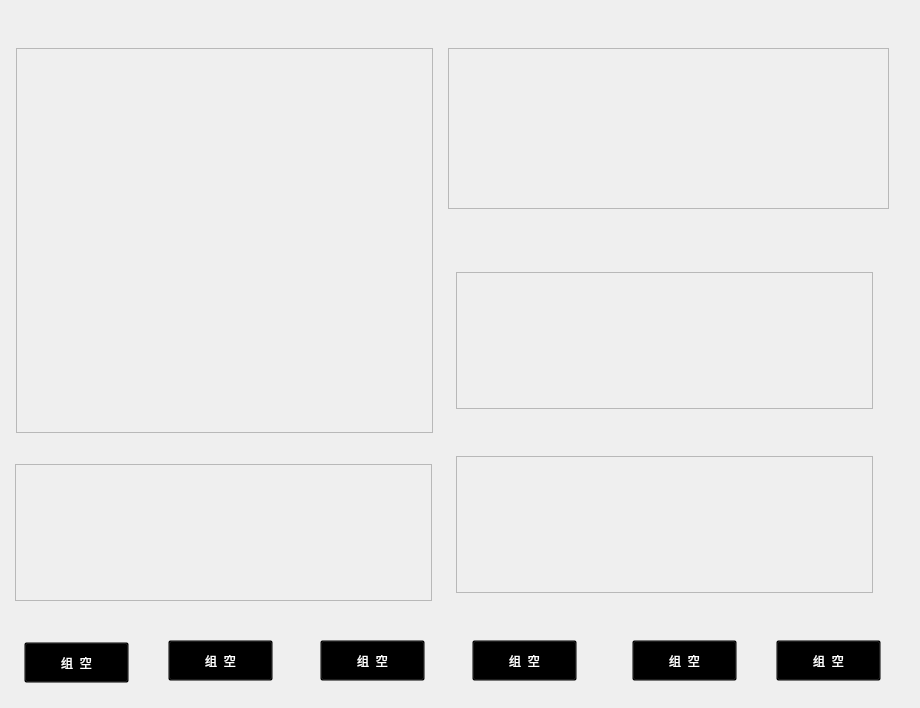
<?xml version="1.0" encoding="UTF-8"?>
<ui version="4.0">
 <class>SystemMonitor</class>
 <widget class="QWidget" name="SystemMonitor">
  <property name="geometry">
   <rect>
    <x>0</x>
    <y>0</y>
    <width>920</width>
    <height>708</height>
   </rect>
  </property>
  <property name="windowTitle">
   <string>Form</string>
  </property>
  <widget class="QPushButton" name="pushButton_2">
   <property name="geometry">
    <rect>
     <x>168</x>
     <y>640</y>
     <width>105</width>
     <height>41</height>
    </rect>
   </property>
   <property name="palette">
    <palette>
     <active>
      <colorrole role="Button">
       <brush brushstyle="SolidPattern">
        <color alpha="0">
         <red>0</red>
         <green>0</green>
         <blue>0</blue>
        </color>
       </brush>
      </colorrole>
      <colorrole role="ButtonText">
       <brush brushstyle="SolidPattern">
        <color alpha="255">
         <red>255</red>
         <green>255</green>
         <blue>255</blue>
        </color>
       </brush>
      </colorrole>
      <colorrole role="Base">
       <brush brushstyle="SolidPattern">
        <color alpha="0">
         <red>0</red>
         <green>0</green>
         <blue>0</blue>
        </color>
       </brush>
      </colorrole>
      <colorrole role="Window">
       <brush brushstyle="SolidPattern">
        <color alpha="0">
         <red>0</red>
         <green>0</green>
         <blue>0</blue>
        </color>
       </brush>
      </colorrole>
     </active>
     <inactive>
      <colorrole role="Button">
       <brush brushstyle="SolidPattern">
        <color alpha="0">
         <red>0</red>
         <green>0</green>
         <blue>0</blue>
        </color>
       </brush>
      </colorrole>
      <colorrole role="ButtonText">
       <brush brushstyle="SolidPattern">
        <color alpha="255">
         <red>255</red>
         <green>255</green>
         <blue>255</blue>
        </color>
       </brush>
      </colorrole>
      <colorrole role="Base">
       <brush brushstyle="SolidPattern">
        <color alpha="0">
         <red>0</red>
         <green>0</green>
         <blue>0</blue>
        </color>
       </brush>
      </colorrole>
      <colorrole role="Window">
       <brush brushstyle="SolidPattern">
        <color alpha="0">
         <red>0</red>
         <green>0</green>
         <blue>0</blue>
        </color>
       </brush>
      </colorrole>
     </inactive>
     <disabled>
      <colorrole role="Button">
       <brush brushstyle="SolidPattern">
        <color alpha="0">
         <red>0</red>
         <green>0</green>
         <blue>0</blue>
        </color>
       </brush>
      </colorrole>
      <colorrole role="ButtonText">
       <brush brushstyle="SolidPattern">
        <color alpha="255">
         <red>190</red>
         <green>190</green>
         <blue>190</blue>
        </color>
       </brush>
      </colorrole>
      <colorrole role="Base">
       <brush brushstyle="SolidPattern">
        <color alpha="0">
         <red>0</red>
         <green>0</green>
         <blue>0</blue>
        </color>
       </brush>
      </colorrole>
      <colorrole role="Window">
       <brush brushstyle="SolidPattern">
        <color alpha="0">
         <red>0</red>
         <green>0</green>
         <blue>0</blue>
        </color>
       </brush>
      </colorrole>
     </disabled>
    </palette>
   </property>
   <property name="styleSheet">
    <string notr="true">font: 16pt &quot;Ubuntu&quot;;
border-image: url(:/UI/Frame/按键.png);</string>
   </property>
   <property name="text">
    <string>组  空</string>
   </property>
  </widget>
  <widget class="QPushButton" name="pushButton_3">
   <property name="geometry">
    <rect>
     <x>320</x>
     <y>640</y>
     <width>105</width>
     <height>41</height>
    </rect>
   </property>
   <property name="palette">
    <palette>
     <active>
      <colorrole role="Button">
       <brush brushstyle="SolidPattern">
        <color alpha="0">
         <red>0</red>
         <green>0</green>
         <blue>0</blue>
        </color>
       </brush>
      </colorrole>
      <colorrole role="ButtonText">
       <brush brushstyle="SolidPattern">
        <color alpha="255">
         <red>255</red>
         <green>255</green>
         <blue>255</blue>
        </color>
       </brush>
      </colorrole>
      <colorrole role="Base">
       <brush brushstyle="SolidPattern">
        <color alpha="0">
         <red>0</red>
         <green>0</green>
         <blue>0</blue>
        </color>
       </brush>
      </colorrole>
      <colorrole role="Window">
       <brush brushstyle="SolidPattern">
        <color alpha="0">
         <red>0</red>
         <green>0</green>
         <blue>0</blue>
        </color>
       </brush>
      </colorrole>
     </active>
     <inactive>
      <colorrole role="Button">
       <brush brushstyle="SolidPattern">
        <color alpha="0">
         <red>0</red>
         <green>0</green>
         <blue>0</blue>
        </color>
       </brush>
      </colorrole>
      <colorrole role="ButtonText">
       <brush brushstyle="SolidPattern">
        <color alpha="255">
         <red>255</red>
         <green>255</green>
         <blue>255</blue>
        </color>
       </brush>
      </colorrole>
      <colorrole role="Base">
       <brush brushstyle="SolidPattern">
        <color alpha="0">
         <red>0</red>
         <green>0</green>
         <blue>0</blue>
        </color>
       </brush>
      </colorrole>
      <colorrole role="Window">
       <brush brushstyle="SolidPattern">
        <color alpha="0">
         <red>0</red>
         <green>0</green>
         <blue>0</blue>
        </color>
       </brush>
      </colorrole>
     </inactive>
     <disabled>
      <colorrole role="Button">
       <brush brushstyle="SolidPattern">
        <color alpha="0">
         <red>0</red>
         <green>0</green>
         <blue>0</blue>
        </color>
       </brush>
      </colorrole>
      <colorrole role="ButtonText">
       <brush brushstyle="SolidPattern">
        <color alpha="255">
         <red>190</red>
         <green>190</green>
         <blue>190</blue>
        </color>
       </brush>
      </colorrole>
      <colorrole role="Base">
       <brush brushstyle="SolidPattern">
        <color alpha="0">
         <red>0</red>
         <green>0</green>
         <blue>0</blue>
        </color>
       </brush>
      </colorrole>
      <colorrole role="Window">
       <brush brushstyle="SolidPattern">
        <color alpha="0">
         <red>0</red>
         <green>0</green>
         <blue>0</blue>
        </color>
       </brush>
      </colorrole>
     </disabled>
    </palette>
   </property>
   <property name="styleSheet">
    <string notr="true">font: 16pt &quot;Ubuntu&quot;;
border-image: url(:/UI/Frame/按键.png);</string>
   </property>
   <property name="text">
    <string>组  空</string>
   </property>
  </widget>
  <widget class="QPushButton" name="pushButton_6">
   <property name="geometry">
    <rect>
     <x>776</x>
     <y>640</y>
     <width>105</width>
     <height>41</height>
    </rect>
   </property>
   <property name="palette">
    <palette>
     <active>
      <colorrole role="Button">
       <brush brushstyle="SolidPattern">
        <color alpha="0">
         <red>0</red>
         <green>0</green>
         <blue>0</blue>
        </color>
       </brush>
      </colorrole>
      <colorrole role="ButtonText">
       <brush brushstyle="SolidPattern">
        <color alpha="255">
         <red>255</red>
         <green>255</green>
         <blue>255</blue>
        </color>
       </brush>
      </colorrole>
      <colorrole role="Base">
       <brush brushstyle="SolidPattern">
        <color alpha="0">
         <red>0</red>
         <green>0</green>
         <blue>0</blue>
        </color>
       </brush>
      </colorrole>
      <colorrole role="Window">
       <brush brushstyle="SolidPattern">
        <color alpha="0">
         <red>0</red>
         <green>0</green>
         <blue>0</blue>
        </color>
       </brush>
      </colorrole>
     </active>
     <inactive>
      <colorrole role="Button">
       <brush brushstyle="SolidPattern">
        <color alpha="0">
         <red>0</red>
         <green>0</green>
         <blue>0</blue>
        </color>
       </brush>
      </colorrole>
      <colorrole role="ButtonText">
       <brush brushstyle="SolidPattern">
        <color alpha="255">
         <red>255</red>
         <green>255</green>
         <blue>255</blue>
        </color>
       </brush>
      </colorrole>
      <colorrole role="Base">
       <brush brushstyle="SolidPattern">
        <color alpha="0">
         <red>0</red>
         <green>0</green>
         <blue>0</blue>
        </color>
       </brush>
      </colorrole>
      <colorrole role="Window">
       <brush brushstyle="SolidPattern">
        <color alpha="0">
         <red>0</red>
         <green>0</green>
         <blue>0</blue>
        </color>
       </brush>
      </colorrole>
     </inactive>
     <disabled>
      <colorrole role="Button">
       <brush brushstyle="SolidPattern">
        <color alpha="0">
         <red>0</red>
         <green>0</green>
         <blue>0</blue>
        </color>
       </brush>
      </colorrole>
      <colorrole role="ButtonText">
       <brush brushstyle="SolidPattern">
        <color alpha="255">
         <red>190</red>
         <green>190</green>
         <blue>190</blue>
        </color>
       </brush>
      </colorrole>
      <colorrole role="Base">
       <brush brushstyle="SolidPattern">
        <color alpha="0">
         <red>0</red>
         <green>0</green>
         <blue>0</blue>
        </color>
       </brush>
      </colorrole>
      <colorrole role="Window">
       <brush brushstyle="SolidPattern">
        <color alpha="0">
         <red>0</red>
         <green>0</green>
         <blue>0</blue>
        </color>
       </brush>
      </colorrole>
     </disabled>
    </palette>
   </property>
   <property name="styleSheet">
    <string notr="true">font: 16pt &quot;Ubuntu&quot;;
border-image: url(:/UI/Frame/按键.png);</string>
   </property>
   <property name="text">
    <string>组  空</string>
   </property>
  </widget>
  <widget class="QStackedWidget" name="systemStackedWidget">
   <property name="geometry">
    <rect>
     <x>0</x>
     <y>0</y>
     <width>920</width>
     <height>633</height>
    </rect>
   </property>
   <property name="currentIndex">
    <number>5</number>
   </property>
   <widget class="QWidget" name="modularAirPage">
    <widget class="QFrame" name="frame_3">
     <property name="geometry">
      <rect>
       <x>10</x>
       <y>60</y>
       <width>253</width>
       <height>283</height>
      </rect>
     </property>
     <property name="styleSheet">
      <string notr="true">#frame_3{
border-image: url(:/UI/Widget/System_Air_2.png);}</string>
     </property>
     <property name="frameShape">
      <enum>QFrame::StyledPanel</enum>
     </property>
     <property name="frameShadow">
      <enum>QFrame::Raised</enum>
     </property>
    </widget>
    <widget class="QFrame" name="frame_4">
     <property name="geometry">
      <rect>
       <x>10</x>
       <y>430</y>
       <width>241</width>
       <height>171</height>
      </rect>
     </property>
     <property name="styleSheet">
      <string notr="true">#frame_4{
border-image: url(:/UI/Widget/System_Air_3.png);}</string>
     </property>
     <property name="frameShape">
      <enum>QFrame::StyledPanel</enum>
     </property>
     <property name="frameShadow">
      <enum>QFrame::Raised</enum>
     </property>
    </widget>
    <widget class="QStackedWidget" name="modularAirStackedWidget">
     <property name="geometry">
      <rect>
       <x>270</x>
       <y>20</y>
       <width>641</width>
       <height>581</height>
      </rect>
     </property>
     <widget class="QWidget" name="page"/>
    </widget>
   </widget>
   <widget class="QWidget" name="modularChillerPage">
    <widget class="QFrame" name="frame_5">
     <property name="geometry">
      <rect>
       <x>16</x>
       <y>24</y>
       <width>249</width>
       <height>313</height>
      </rect>
     </property>
     <property name="styleSheet">
      <string notr="true">#frame_5{
border-image: url(:/UI/Widget/System_Chiller_1.png);}</string>
     </property>
     <property name="frameShape">
      <enum>QFrame::StyledPanel</enum>
     </property>
     <property name="frameShadow">
      <enum>QFrame::Raised</enum>
     </property>
    </widget>
    <widget class="QFrame" name="frame_6">
     <property name="geometry">
      <rect>
       <x>16</x>
       <y>392</y>
       <width>249</width>
       <height>193</height>
      </rect>
     </property>
     <property name="styleSheet">
      <string notr="true">#frame_6{
border-image: url(:/UI/Widget/System_Chiller_5.png);}</string>
     </property>
     <property name="frameShape">
      <enum>QFrame::StyledPanel</enum>
     </property>
     <property name="frameShadow">
      <enum>QFrame::Raised</enum>
     </property>
    </widget>
    <widget class="QStackedWidget" name="modularChillerStackedWidget">
     <property name="geometry">
      <rect>
       <x>264</x>
       <y>16</y>
       <width>641</width>
       <height>581</height>
      </rect>
     </property>
     <widget class="QWidget" name="page_2"/>
    </widget>
   </widget>
   <widget class="QWidget" name="bumpPage">
    <widget class="QWidget" name="gridLayoutWidget">
     <property name="geometry">
      <rect>
       <x>288</x>
       <y>16</y>
       <width>609</width>
       <height>593</height>
      </rect>
     </property>
     <layout class="QGridLayout" name="gridLayout"/>
    </widget>
    <widget class="QFrame" name="frame_7">
     <property name="geometry">
      <rect>
       <x>8</x>
       <y>56</y>
       <width>265</width>
       <height>305</height>
      </rect>
     </property>
     <property name="styleSheet">
      <string notr="true">#frame_7
{border-image: url(:/UI/Widget/System_Bump_1.png);}
</string>
     </property>
     <property name="frameShape">
      <enum>QFrame::StyledPanel</enum>
     </property>
     <property name="frameShadow">
      <enum>QFrame::Raised</enum>
     </property>
    </widget>
    <widget class="QFrame" name="frame_8">
     <property name="geometry">
      <rect>
       <x>8</x>
       <y>416</y>
       <width>273</width>
       <height>177</height>
      </rect>
     </property>
     <property name="styleSheet">
      <string notr="true">#frame_8
{border-image: url(:/UI/Widget/System_Bump_2.png);}</string>
     </property>
     <property name="frameShape">
      <enum>QFrame::StyledPanel</enum>
     </property>
     <property name="frameShadow">
      <enum>QFrame::Raised</enum>
     </property>
    </widget>
   </widget>
   <widget class="QWidget" name="axialFanPage">
    <widget class="QWidget" name="gridLayoutWidget_2">
     <property name="geometry">
      <rect>
       <x>288</x>
       <y>8</y>
       <width>609</width>
       <height>593</height>
      </rect>
     </property>
     <layout class="QGridLayout" name="gridLayout_2"/>
    </widget>
    <widget class="QFrame" name="frame_10">
     <property name="geometry">
      <rect>
       <x>8</x>
       <y>48</y>
       <width>265</width>
       <height>377</height>
      </rect>
     </property>
     <property name="styleSheet">
      <string notr="true">#frame_10
{border-image: url(:/UI/Widget/System_Bump_1.png);}</string>
     </property>
     <property name="frameShape">
      <enum>QFrame::StyledPanel</enum>
     </property>
     <property name="frameShadow">
      <enum>QFrame::Raised</enum>
     </property>
    </widget>
   </widget>
   <widget class="QWidget" name="valvePage">
    <widget class="QFrame" name="frame_11">
     <property name="geometry">
      <rect>
       <x>16</x>
       <y>48</y>
       <width>265</width>
       <height>377</height>
      </rect>
     </property>
     <property name="styleSheet">
      <string notr="true">#frame_11
{border-image: url(:/UI/Widget/System_Bump_1.png);}</string>
     </property>
     <property name="frameShape">
      <enum>QFrame::StyledPanel</enum>
     </property>
     <property name="frameShadow">
      <enum>QFrame::Raised</enum>
     </property>
    </widget>
    <widget class="QWidget" name="gridLayoutWidget_3">
     <property name="geometry">
      <rect>
       <x>296</x>
       <y>8</y>
       <width>609</width>
       <height>593</height>
      </rect>
     </property>
     <layout class="QGridLayout" name="gridLayout_3"/>
    </widget>
   </widget>
   <widget class="QWidget" name="sensorPage">
    <widget class="QFrame" name="frame_9">
     <property name="geometry">
      <rect>
       <x>16</x>
       <y>48</y>
       <width>417</width>
       <height>385</height>
      </rect>
     </property>
     <property name="styleSheet">
      <string notr="true">#frame_9{
border-image: url(:/UI/Widget/System_Sensor_1.png);}
</string>
     </property>
     <property name="frameShape">
      <enum>QFrame::StyledPanel</enum>
     </property>
     <property name="frameShadow">
      <enum>QFrame::Raised</enum>
     </property>
     <widget class="QWidget" name="gridLayoutWidget_4">
      <property name="geometry">
       <rect>
        <x>16</x>
        <y>16</y>
        <width>385</width>
        <height>353</height>
       </rect>
      </property>
      <layout class="QGridLayout" name="gridLayout_4"/>
     </widget>
    </widget>
    <widget class="QFrame" name="frame_12">
     <property name="geometry">
      <rect>
       <x>15</x>
       <y>464</y>
       <width>417</width>
       <height>137</height>
      </rect>
     </property>
     <property name="styleSheet">
      <string notr="true">#frame_12{
border-image: url(:/UI/Widget/System_Sensor_4.png);}</string>
     </property>
     <property name="frameShape">
      <enum>QFrame::StyledPanel</enum>
     </property>
     <property name="frameShadow">
      <enum>QFrame::Raised</enum>
     </property>
     <widget class="QWidget" name="gridLayoutWidget_5">
      <property name="geometry">
       <rect>
        <x>8</x>
        <y>8</y>
        <width>401</width>
        <height>121</height>
       </rect>
      </property>
      <layout class="QGridLayout" name="gridLayout_5"/>
     </widget>
    </widget>
    <widget class="QFrame" name="frame_13">
     <property name="geometry">
      <rect>
       <x>448</x>
       <y>48</y>
       <width>441</width>
       <height>161</height>
      </rect>
     </property>
     <property name="styleSheet">
      <string notr="true">#frame_13{
border-image: url(:/UI/Widget/System_Sensor_4.png);}</string>
     </property>
     <property name="frameShape">
      <enum>QFrame::StyledPanel</enum>
     </property>
     <property name="frameShadow">
      <enum>QFrame::Raised</enum>
     </property>
     <widget class="QWidget" name="gridLayoutWidget_6">
      <property name="geometry">
       <rect>
        <x>8</x>
        <y>8</y>
        <width>425</width>
        <height>153</height>
       </rect>
      </property>
      <layout class="QGridLayout" name="gridLayout_6"/>
     </widget>
    </widget>
    <widget class="QFrame" name="frame_14">
     <property name="geometry">
      <rect>
       <x>456</x>
       <y>272</y>
       <width>417</width>
       <height>137</height>
      </rect>
     </property>
     <property name="styleSheet">
      <string notr="true">#frame_14{
border-image: url(:/UI/Widget/System_Sensor_4.png);}</string>
     </property>
     <property name="frameShape">
      <enum>QFrame::StyledPanel</enum>
     </property>
     <property name="frameShadow">
      <enum>QFrame::Raised</enum>
     </property>
     <widget class="QWidget" name="gridLayoutWidget_7">
      <property name="geometry">
       <rect>
        <x>8</x>
        <y>8</y>
        <width>401</width>
        <height>121</height>
       </rect>
      </property>
      <layout class="QGridLayout" name="gridLayout_7"/>
     </widget>
    </widget>
    <widget class="QFrame" name="frame_15">
     <property name="geometry">
      <rect>
       <x>456</x>
       <y>456</y>
       <width>417</width>
       <height>137</height>
      </rect>
     </property>
     <property name="styleSheet">
      <string notr="true">#frame_15{
border-image: url(:/UI/Widget/System_Sensor_4.png);}</string>
     </property>
     <property name="frameShape">
      <enum>QFrame::StyledPanel</enum>
     </property>
     <property name="frameShadow">
      <enum>QFrame::Raised</enum>
     </property>
     <widget class="QWidget" name="gridLayoutWidget_8">
      <property name="geometry">
       <rect>
        <x>8</x>
        <y>8</y>
        <width>401</width>
        <height>121</height>
       </rect>
      </property>
      <layout class="QGridLayout" name="gridLayout_8"/>
     </widget>
    </widget>
   </widget>
  </widget>
  <widget class="QPushButton" name="pushButton_5">
   <property name="geometry">
    <rect>
     <x>632</x>
     <y>640</y>
     <width>105</width>
     <height>41</height>
    </rect>
   </property>
   <property name="palette">
    <palette>
     <active>
      <colorrole role="Button">
       <brush brushstyle="SolidPattern">
        <color alpha="0">
         <red>0</red>
         <green>0</green>
         <blue>0</blue>
        </color>
       </brush>
      </colorrole>
      <colorrole role="ButtonText">
       <brush brushstyle="SolidPattern">
        <color alpha="255">
         <red>255</red>
         <green>255</green>
         <blue>255</blue>
        </color>
       </brush>
      </colorrole>
      <colorrole role="Base">
       <brush brushstyle="SolidPattern">
        <color alpha="0">
         <red>0</red>
         <green>0</green>
         <blue>0</blue>
        </color>
       </brush>
      </colorrole>
      <colorrole role="Window">
       <brush brushstyle="SolidPattern">
        <color alpha="0">
         <red>0</red>
         <green>0</green>
         <blue>0</blue>
        </color>
       </brush>
      </colorrole>
     </active>
     <inactive>
      <colorrole role="Button">
       <brush brushstyle="SolidPattern">
        <color alpha="0">
         <red>0</red>
         <green>0</green>
         <blue>0</blue>
        </color>
       </brush>
      </colorrole>
      <colorrole role="ButtonText">
       <brush brushstyle="SolidPattern">
        <color alpha="255">
         <red>255</red>
         <green>255</green>
         <blue>255</blue>
        </color>
       </brush>
      </colorrole>
      <colorrole role="Base">
       <brush brushstyle="SolidPattern">
        <color alpha="0">
         <red>0</red>
         <green>0</green>
         <blue>0</blue>
        </color>
       </brush>
      </colorrole>
      <colorrole role="Window">
       <brush brushstyle="SolidPattern">
        <color alpha="0">
         <red>0</red>
         <green>0</green>
         <blue>0</blue>
        </color>
       </brush>
      </colorrole>
     </inactive>
     <disabled>
      <colorrole role="Button">
       <brush brushstyle="SolidPattern">
        <color alpha="0">
         <red>0</red>
         <green>0</green>
         <blue>0</blue>
        </color>
       </brush>
      </colorrole>
      <colorrole role="ButtonText">
       <brush brushstyle="SolidPattern">
        <color alpha="255">
         <red>190</red>
         <green>190</green>
         <blue>190</blue>
        </color>
       </brush>
      </colorrole>
      <colorrole role="Base">
       <brush brushstyle="SolidPattern">
        <color alpha="0">
         <red>0</red>
         <green>0</green>
         <blue>0</blue>
        </color>
       </brush>
      </colorrole>
      <colorrole role="Window">
       <brush brushstyle="SolidPattern">
        <color alpha="0">
         <red>0</red>
         <green>0</green>
         <blue>0</blue>
        </color>
       </brush>
      </colorrole>
     </disabled>
    </palette>
   </property>
   <property name="styleSheet">
    <string notr="true">font: 16pt &quot;Ubuntu&quot;;
border-image: url(:/UI/Frame/按键.png);</string>
   </property>
   <property name="text">
    <string>组  空</string>
   </property>
  </widget>
  <widget class="QPushButton" name="pushButton">
   <property name="geometry">
    <rect>
     <x>24</x>
     <y>642</y>
     <width>105</width>
     <height>41</height>
    </rect>
   </property>
   <property name="palette">
    <palette>
     <active>
      <colorrole role="Button">
       <brush brushstyle="SolidPattern">
        <color alpha="0">
         <red>0</red>
         <green>0</green>
         <blue>0</blue>
        </color>
       </brush>
      </colorrole>
      <colorrole role="ButtonText">
       <brush brushstyle="SolidPattern">
        <color alpha="255">
         <red>255</red>
         <green>255</green>
         <blue>255</blue>
        </color>
       </brush>
      </colorrole>
      <colorrole role="Base">
       <brush brushstyle="SolidPattern">
        <color alpha="0">
         <red>0</red>
         <green>0</green>
         <blue>0</blue>
        </color>
       </brush>
      </colorrole>
      <colorrole role="Window">
       <brush brushstyle="SolidPattern">
        <color alpha="0">
         <red>0</red>
         <green>0</green>
         <blue>0</blue>
        </color>
       </brush>
      </colorrole>
     </active>
     <inactive>
      <colorrole role="Button">
       <brush brushstyle="SolidPattern">
        <color alpha="0">
         <red>0</red>
         <green>0</green>
         <blue>0</blue>
        </color>
       </brush>
      </colorrole>
      <colorrole role="ButtonText">
       <brush brushstyle="SolidPattern">
        <color alpha="255">
         <red>255</red>
         <green>255</green>
         <blue>255</blue>
        </color>
       </brush>
      </colorrole>
      <colorrole role="Base">
       <brush brushstyle="SolidPattern">
        <color alpha="0">
         <red>0</red>
         <green>0</green>
         <blue>0</blue>
        </color>
       </brush>
      </colorrole>
      <colorrole role="Window">
       <brush brushstyle="SolidPattern">
        <color alpha="0">
         <red>0</red>
         <green>0</green>
         <blue>0</blue>
        </color>
       </brush>
      </colorrole>
     </inactive>
     <disabled>
      <colorrole role="Button">
       <brush brushstyle="SolidPattern">
        <color alpha="0">
         <red>0</red>
         <green>0</green>
         <blue>0</blue>
        </color>
       </brush>
      </colorrole>
      <colorrole role="ButtonText">
       <brush brushstyle="SolidPattern">
        <color alpha="255">
         <red>190</red>
         <green>190</green>
         <blue>190</blue>
        </color>
       </brush>
      </colorrole>
      <colorrole role="Base">
       <brush brushstyle="SolidPattern">
        <color alpha="0">
         <red>0</red>
         <green>0</green>
         <blue>0</blue>
        </color>
       </brush>
      </colorrole>
      <colorrole role="Window">
       <brush brushstyle="SolidPattern">
        <color alpha="0">
         <red>0</red>
         <green>0</green>
         <blue>0</blue>
        </color>
       </brush>
      </colorrole>
     </disabled>
    </palette>
   </property>
   <property name="styleSheet">
    <string notr="true">font: 16pt &quot;Ubuntu&quot;;
border-image: url(:/UI/Frame/按键.png);</string>
   </property>
   <property name="text">
    <string>组  空</string>
   </property>
  </widget>
  <widget class="QPushButton" name="pushButton_4">
   <property name="geometry">
    <rect>
     <x>472</x>
     <y>640</y>
     <width>105</width>
     <height>41</height>
    </rect>
   </property>
   <property name="palette">
    <palette>
     <active>
      <colorrole role="Button">
       <brush brushstyle="SolidPattern">
        <color alpha="0">
         <red>0</red>
         <green>0</green>
         <blue>0</blue>
        </color>
       </brush>
      </colorrole>
      <colorrole role="ButtonText">
       <brush brushstyle="SolidPattern">
        <color alpha="255">
         <red>255</red>
         <green>255</green>
         <blue>255</blue>
        </color>
       </brush>
      </colorrole>
      <colorrole role="Base">
       <brush brushstyle="SolidPattern">
        <color alpha="0">
         <red>0</red>
         <green>0</green>
         <blue>0</blue>
        </color>
       </brush>
      </colorrole>
      <colorrole role="Window">
       <brush brushstyle="SolidPattern">
        <color alpha="0">
         <red>0</red>
         <green>0</green>
         <blue>0</blue>
        </color>
       </brush>
      </colorrole>
     </active>
     <inactive>
      <colorrole role="Button">
       <brush brushstyle="SolidPattern">
        <color alpha="0">
         <red>0</red>
         <green>0</green>
         <blue>0</blue>
        </color>
       </brush>
      </colorrole>
      <colorrole role="ButtonText">
       <brush brushstyle="SolidPattern">
        <color alpha="255">
         <red>255</red>
         <green>255</green>
         <blue>255</blue>
        </color>
       </brush>
      </colorrole>
      <colorrole role="Base">
       <brush brushstyle="SolidPattern">
        <color alpha="0">
         <red>0</red>
         <green>0</green>
         <blue>0</blue>
        </color>
       </brush>
      </colorrole>
      <colorrole role="Window">
       <brush brushstyle="SolidPattern">
        <color alpha="0">
         <red>0</red>
         <green>0</green>
         <blue>0</blue>
        </color>
       </brush>
      </colorrole>
     </inactive>
     <disabled>
      <colorrole role="Button">
       <brush brushstyle="SolidPattern">
        <color alpha="0">
         <red>0</red>
         <green>0</green>
         <blue>0</blue>
        </color>
       </brush>
      </colorrole>
      <colorrole role="ButtonText">
       <brush brushstyle="SolidPattern">
        <color alpha="255">
         <red>190</red>
         <green>190</green>
         <blue>190</blue>
        </color>
       </brush>
      </colorrole>
      <colorrole role="Base">
       <brush brushstyle="SolidPattern">
        <color alpha="0">
         <red>0</red>
         <green>0</green>
         <blue>0</blue>
        </color>
       </brush>
      </colorrole>
      <colorrole role="Window">
       <brush brushstyle="SolidPattern">
        <color alpha="0">
         <red>0</red>
         <green>0</green>
         <blue>0</blue>
        </color>
       </brush>
      </colorrole>
     </disabled>
    </palette>
   </property>
   <property name="styleSheet">
    <string notr="true">font: 16pt &quot;Ubuntu&quot;;
border-image: url(:/UI/Frame/按键.png);</string>
   </property>
   <property name="text">
    <string>组  空</string>
   </property>
  </widget>
 </widget>
 <resources/>
 <connections/>
</ui>
